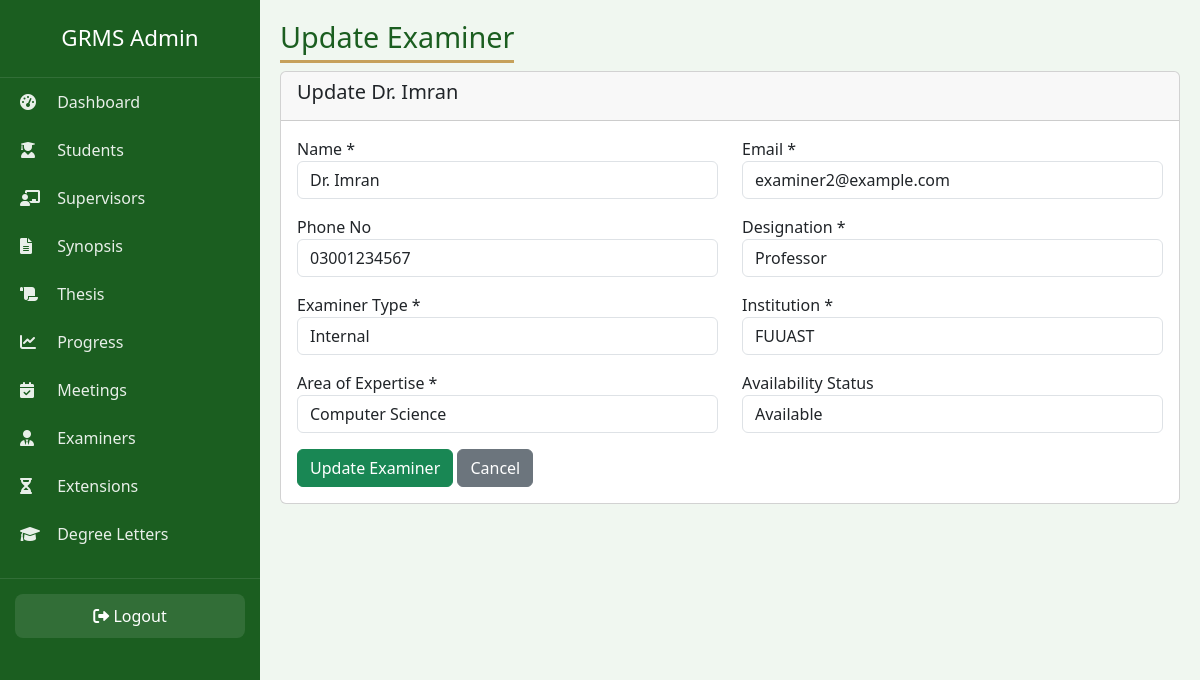
Page /admin-panel-2026-secure/examiners/1/update/ (signed in) on the committed database.
### accounts/models.py (models this page shows, shortened)
class Examiner(models.Model):
    EXAMINER_TYPE = (
        ('Internal', 'Internal'),
        ('External', 'External'),
    )
    user = models.OneToOneField(User, on_delete=models.CASCADE, related_name='examiner_profile', null=True, blank=True)
    name = models.CharField(max_length=100)
    email = models.EmailField(unique=True)
    phone_no = models.CharField(max_length=15)
    designation = models.CharField(max_length=50)
    examiner_type = models.CharField(max_length=20, choices=EXAMINER_TYPE)
    institution = models.CharField(max_length=100)
    area_of_expertise = models.CharField(max_length=150)
    availability_status = models.CharField(max_length=20, choices=Supervisor.AVAILABILITY, default='Available')

### accounts/views.py (the view, shortened to what this page needs)
# urls.py: path('admin-panel-2026-secure/examiners/<int:pk>/update/', views.admin_examiner_update, name='admin_examiner_update'),
@login_required
@user_passes_test(is_admin)
def admin_examiner_update(request, pk):
    examiner = get_object_or_404(Examiner, pk=pk)
    return render(request, 'admin/examiner/update.html', {'examiner': examiner})

### accounts/views.py (called while the page is built)
def is_admin(user):
    return user.is_superuser or user.groups.filter(name='Admin').exists()

### templates/admin/examiner/update.html (shortened to what this page needs)
{% extends 'admin/base.html' %}
{% load static %}
{% block page_title %}Update Examiner{% endblock %}
{% block content %}
<div class="card">
    <div class="card-header">
        <h5>Update {{ examiner.name }}</h5>
    </div>
    <div class="card-body">
        <form method="post">
            <div class="row">
                <div class="col-md-6 mb-3">
                    <label>Name *</label>
                    <input type="text" name="name" class="form-control" value="{{ examiner.name }}" required>
                </div>
                <div class="col-md-6 mb-3">
                    <label>Email *</label>
                    <input type="email" name="email" class="form-control" value="{{ examiner.email }}" required>
                </div>
                <div class="col-md-6 mb-3">
                    <label>Phone No</label>
                    <input type="text" name="phone_no" class="form-control" value="{{ examiner.phone_no }}">
                </div>
                <div class="col-md-6 mb-3">
                    <label>Designation *</label>
                    <input type="text" name="designation" class="form-control" value="{{ examiner.designation }}" required>
                </div>
                <div class="col-md-6 mb-3">
                    <label>Examiner Type *</label>
                    <select name="examiner_type" class="form-control" required>
                        <option value="Internal" {% if examiner.examiner_type == 'Internal' %}selected{% endif %}>Internal</option>
                    </select>
                </div>
                <div class="col-md-6 mb-3">
                    <label>Institution *</label>
                    <input type="text" name="institution" class="form-control" value="{{ examiner.institution }}" required>
                </div>
                <div class="col-md-6 mb-3">
                    <label>Area of Expertise *</label>
                    <input type="text" name="area_of_expertise" class="form-control" value="{{ examiner.area_of_expertise }}" required>
                </div>
                <div class="col-md-6 mb-3">
                    <label>Availability Status</label>
                    <select name="availability_status" class="form-control">
                        <option value="Available" {% if examiner.availability_status == 'Available' %}selected{% endif %}>Available</option>
                    </select>
                </div>
            </div>
            <button type="submit" class="btn btn-success">Update Examiner</button>
            <a href="{% url 'admin_examiner_list' %}" class="btn btn-secondary">Cancel</a>
        </form>
    </div>
</div>
{% endblock %}

### templates/admin/base.html (style rules this page uses)
* { margin:0;padding:0;box-sizing:border-box; }
body { background:#f0f7f0;font-family:'Segoe UI',sans-serif; }

### rows in the picture
Examiner: name "Dr. Imran", email "examiner2@example.com", phone_no "03001234567", designation "Professor", examiner_type "Internal", institution "FUUAST", area_of_expertise "Computer Science", availability_status "Available"
